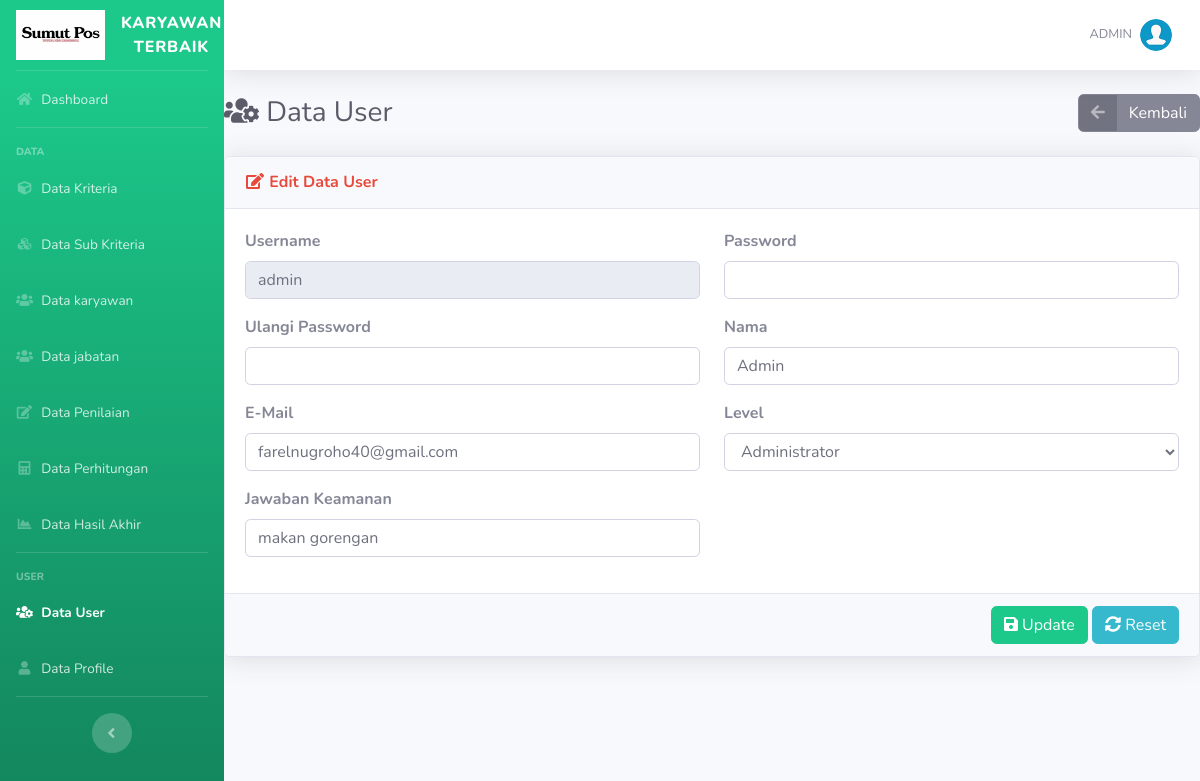
Page /edit-user.php?id=1 (signed in) on the committed database.
### tables this page shows
CREATE TABLE `user` (
  `id_user` int(5) NOT NULL,
  `username` varchar(16) NOT NULL,
  `password` varchar(50) NOT NULL,
  `nama` varchar(70) NOT NULL,
  `email` varchar(50) DEFAULT NULL,
  `role` char(1) NOT NULL,
  `security_answer` varchar(255) DEFAULT NULL
);

### edit-user.php (the view, shortened to what this page needs)
<?php require_once('includes/init.php'); ?>
<?php
$id_user = (isset($_GET['id'])) ? trim($_GET['id']) : '';
?>
<?php
require_once('template/header.php');
?>
<div class="d-sm-flex align-items-center justify-content-between mb-4">
    <h1 class="h3 mb-0 text-gray-800"><i class="fas fa-fw fa-users-cog"></i> Data User</h1>
	<a href="list-user.php" class="btn btn-secondary btn-icon-split"><span class="icon text-white-50"><i class="fas fa-arrow-left"></i></span>
		<span class="text">Kembali</span>
	</a>
</div>
<form action="edit-user.php?id=<?php echo $id_user; ?>" method="post">
	<div class="card shadow mb-4">
		<div class="card-header py-3">
			<h6 class="m-0 font-weight-bold text-danger"><i class="fas fa-fw fa-edit"></i> Edit Data User</h6>
		</div>
		<?php
		if(!$id_user) {
		?>
		<div class="card-body">
			<div class="alert alert-danger">Data tidak ada</div>
		</div>
		<?php
		}else{
		$data = mysqli_query($koneksi,"SELECT * FROM user WHERE id_user='$id_user'");
		$cek = mysqli_num_rows($data);
		if($cek <= 0) {
		?>
		<div class="card-body">
			<div class="alert alert-danger">Data tidak ada</div>
		</div>
		<?php
		}else{
			while($d = mysqli_fetch_array($data)){
		?>
		<div class="card-body">
			<div class="row">
				<div class="form-group col-md-6">
					<label class="font-weight-bold">Username</label>
					<input autocomplete="off" type="text" readonly required value="<?php echo $d['username']; ?>" class="form-control"/>
				</div>
				<div class="form-group col-md-6">
					<label class="font-weight-bold">Password</sub></label>
					<input autocomplete="off" type="password" name="password" class="form-control"/>
				</div>
				<div class="form-group col-md-6">
					<label class="font-weight-bold">Ulangi Password</label>
					<input autocomplete="off" type="password" name="password2" class="form-control"/>
				</div>
				<div class="form-group col-md-6">
					<label class="font-weight-bold">Nama</label>
					<input autocomplete="off" type="text" name="nama" required value="<?php echo $d['nama']; ?>" class="form-control"/>
				</div>
				<div class="form-group col-md-6">
					<label class="font-weight-bold">E-Mail</label>
					<input autocomplete="off" type="email" name="email" required value="<?php echo $d['email']; ?>" class="form-control"/>
				</div>
				<div class="form-group col-md-6">
					<label class="font-weight-bold">Level</label>
					<select name="role" required class="form-control">
						<option value="1" <?php if($d['role']==1) {echo "selected";} ?>>Administrator</option>
					</select>
				</div>
				<div class="form-group col-md-6">
					<label class="font-weight-bold">Jawaban Keamanan</label>
					<input autocomplete="off" type="text" name="security_answer" required value="<?php echo $d['security_answer']; ?>" class="form-control"/>
				</div>
			</div>
		</div>
		<div class="card-footer text-right">
            <button name="submit" value="submit" type="submit" class="btn btn-success"><i class="fa fa-save"></i> Update</button>
            <button type="reset" class="btn btn-info"><i class="fa fa-sync-alt"></i> Reset</button>
        </div>
	</div>
	<?php
		}
		}
		}
	?>
</form>
<?php
require_once('template/footer.php');
?>

### rows in the picture
user: username "admin", nama "Admin", email "farelnugroho40@gmail.com", role "Administrator", security_answer "makan gorengan"

### other values in the picture
$_SESSION['username'] "ADMIN"
